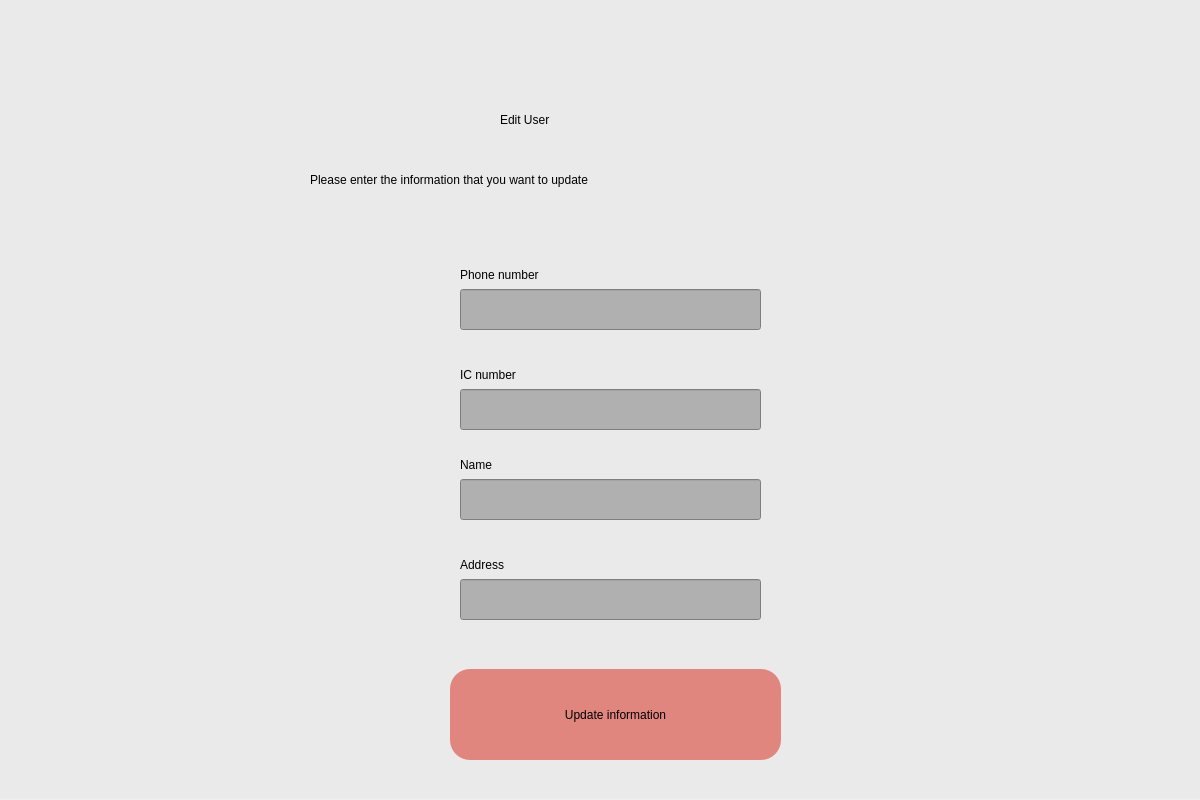
<?xml version="1.0" encoding="UTF-8"?>
<ui version="4.0">
 <class>Dialog</class>
 <widget class="QDialog" name="Dialog">
  <property name="geometry">
   <rect>
    <x>0</x>
    <y>0</y>
    <width>1200</width>
    <height>800</height>
   </rect>
  </property>
  <property name="windowTitle">
   <string>Dialog</string>
  </property>
  <widget class="QWidget" name="widget" native="true">
   <property name="geometry">
    <rect>
     <x>0</x>
     <y>-1</y>
     <width>1200</width>
     <height>800</height>
    </rect>
   </property>
   <property name="styleSheet">
    <string notr="true">QWidget#widget{
background-color:rgb(234, 234, 234);}</string>
   </property>
   <widget class="QLabel" name="label">
    <property name="geometry">
     <rect>
      <x>500</x>
      <y>90</y>
      <width>201</width>
      <height>61</height>
     </rect>
    </property>
    <property name="styleSheet">
     <string notr="true">font: 32pt &quot;Calibri&quot;;color:black</string>
    </property>
    <property name="text">
     <string>Edit User</string>
    </property>
   </widget>
   <widget class="QPushButton" name="login">
    <property name="geometry">
     <rect>
      <x>450</x>
      <y>670</y>
      <width>331</width>
      <height>91</height>
     </rect>
    </property>
    <property name="styleSheet">
     <string notr="true">border-radius:20px;background-color:rgb(225, 134, 127);
font: 24pt &quot;Calibri&quot;;</string>
    </property>
    <property name="text">
     <string>Update information</string>
    </property>
   </widget>
   <widget class="QLabel" name="label_2">
    <property name="geometry">
     <rect>
      <x>310</x>
      <y>160</y>
      <width>591</width>
      <height>41</height>
     </rect>
    </property>
    <property name="styleSheet">
     <string notr="true">font: 16pt &quot;Calibri&quot;;color:black</string>
    </property>
    <property name="text">
     <string>Please enter the information that you want to update</string>
    </property>
   </widget>
   <widget class="QLineEdit" name="text_edit_phone_number">
    <property name="geometry">
     <rect>
      <x>460</x>
      <y>290</y>
      <width>301</width>
      <height>41</height>
     </rect>
    </property>
    <property name="styleSheet">
     <string notr="true">background-color:rgb(176, 176, 176);
font: 20pt &quot;Calibri&quot;;color:rgb(79, 79, 79)</string>
    </property>
   </widget>
   <widget class="QLineEdit" name="text_edit_ic_number">
    <property name="geometry">
     <rect>
      <x>460</x>
      <y>390</y>
      <width>301</width>
      <height>41</height>
     </rect>
    </property>
    <property name="styleSheet">
     <string notr="true">background-color:rgb(176, 176, 176);
font: 20pt &quot;Calibri&quot;;color:rgb(79, 79, 79)</string>
    </property>
   </widget>
   <widget class="QLabel" name="label_3">
    <property name="geometry">
     <rect>
      <x>460</x>
      <y>260</y>
      <width>161</width>
      <height>31</height>
     </rect>
    </property>
    <property name="styleSheet">
     <string notr="true">font: 16pt &quot;Calibri&quot;;color:black</string>
    </property>
    <property name="text">
     <string>Phone number</string>
    </property>
   </widget>
   <widget class="QLabel" name="label_4">
    <property name="geometry">
     <rect>
      <x>460</x>
      <y>360</y>
      <width>161</width>
      <height>31</height>
     </rect>
    </property>
    <property name="styleSheet">
     <string notr="true">font: 16pt &quot;Calibri&quot;;color:black
</string>
    </property>
    <property name="text">
     <string>IC number</string>
    </property>
   </widget>
   <widget class="QLabel" name="label_error">
    <property name="geometry">
     <rect>
      <x>460</x>
      <y>450</y>
      <width>161</width>
      <height>31</height>
     </rect>
    </property>
    <property name="styleSheet">
     <string notr="true">font: 12pt &quot;Calibri&quot;;color:red</string>
    </property>
    <property name="text">
     <string/>
    </property>
   </widget>
   <widget class="QLineEdit" name="text_edit_ic_number_2">
    <property name="geometry">
     <rect>
      <x>460</x>
      <y>480</y>
      <width>301</width>
      <height>41</height>
     </rect>
    </property>
    <property name="styleSheet">
     <string notr="true">background-color:rgb(176, 176, 176);
font: 20pt &quot;Calibri&quot;;color:rgb(79, 79, 79)</string>
    </property>
   </widget>
   <widget class="QLabel" name="label_5">
    <property name="geometry">
     <rect>
      <x>460</x>
      <y>450</y>
      <width>161</width>
      <height>31</height>
     </rect>
    </property>
    <property name="styleSheet">
     <string notr="true">font: 16pt &quot;Calibri&quot;;color:black</string>
    </property>
    <property name="text">
     <string>Name</string>
    </property>
   </widget>
   <widget class="QLineEdit" name="text_edit_ic_number_3">
    <property name="geometry">
     <rect>
      <x>460</x>
      <y>580</y>
      <width>301</width>
      <height>41</height>
     </rect>
    </property>
    <property name="styleSheet">
     <string notr="true">background-color:rgb(176, 176, 176);
font: 20pt &quot;Calibri&quot;;color:rgb(79, 79, 79)</string>
    </property>
   </widget>
   <widget class="QLabel" name="label_6">
    <property name="geometry">
     <rect>
      <x>460</x>
      <y>550</y>
      <width>161</width>
      <height>31</height>
     </rect>
    </property>
    <property name="styleSheet">
     <string notr="true">font: 16pt &quot;Calibri&quot;;color:black</string>
    </property>
    <property name="text">
     <string>Address</string>
    </property>
   </widget>
  </widget>
 </widget>
 <resources/>
 <connections/>
</ui>
